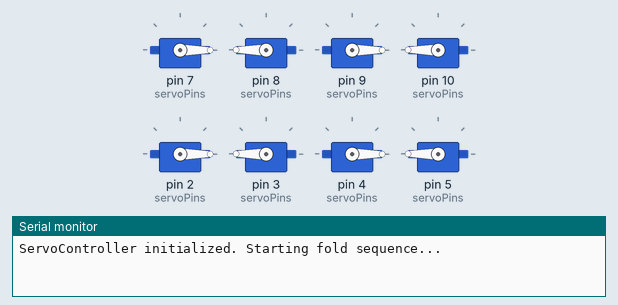
This sketch was run on a simulated Arduino Uno, built with avr-gcc and run on an emulated ATmega328P. Parts: 8 × servo, the last lines printed to the serial monitor.

Above: at 0.05 s.
At 2.1 s:
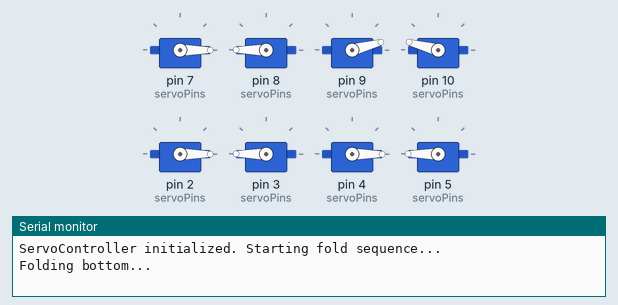
At 4.05 s:
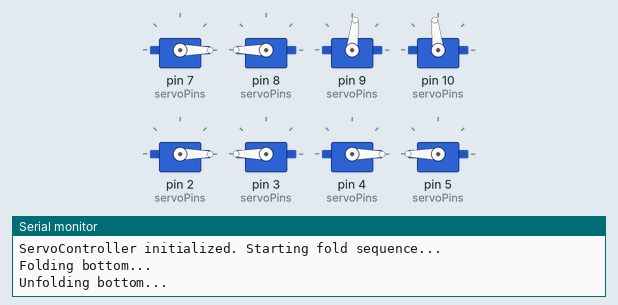
At 8.05 s:
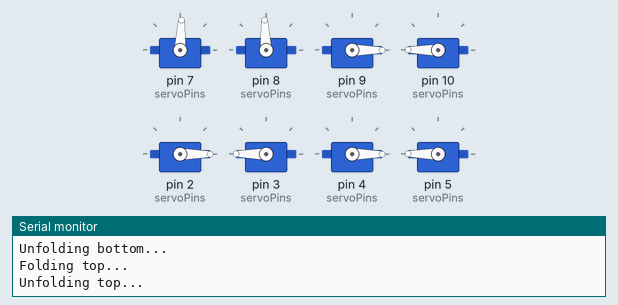
At 12.05 s:
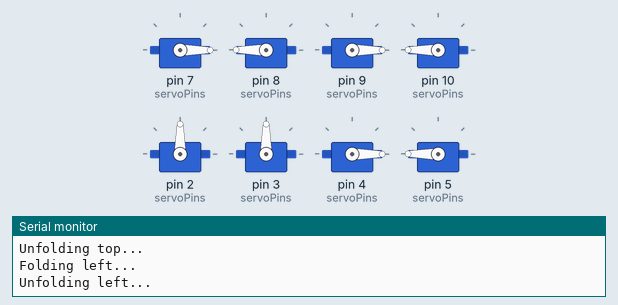
At 16.05 s:
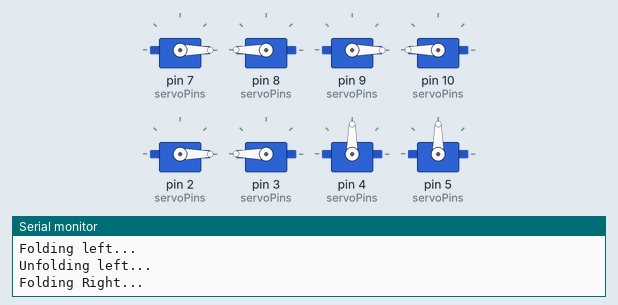
Timing chart, 0 to 18.5 s (numbered marks = the images above):
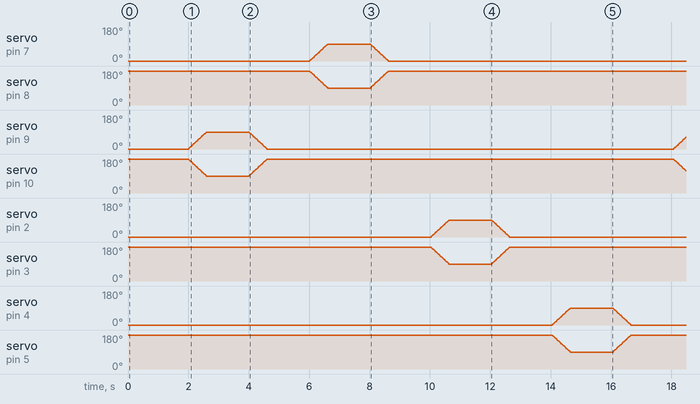

The sketch:

ServoControllerTest.ino
```cpp
#include "servo_controller.h"

// Sample .ino file demonstrating ServoController usage
// Copy-paste this into Arduino IDE (or Teensyduino for Teensy 4.1)
// Assumes servo_controller.h is in the same folder or include path

// Define 8 servo pins (adjust to your wiring)
int bigA = 7;
int bigB = 8;
int bigC = 9;
int bigD = 10;
int smallA = 2;
int smallB = 3;
int smallC = 4;
int smallD = 5;

// Big: top A/B, bot A/B; Small: left A/B, right A/B
const int servoPins[8] = {bigA, bigB, bigC, bigD, smallA, smallB, smallC, smallD};  // Example pins

ServoController controller;

void setup() {
  Serial.begin(115200);
  controller.init(servoPins);  // Attach servos and set to rest angles
  Serial.println("ServoController initialized. Starting fold sequence...");
}

void loop() {
  static unsigned long lastAction = 0;
  unsigned long now = millis();

  // Simple sequence: Fold bottom (2s), then top (2s), then unfold all (2s), repeat
  if (now - lastAction > 2000) {  // Every 2 seconds
    static int step = 0;
    if (step == 0) {
      controller.foldBottom();  // Fold big bottom A/B
      Serial.println("Folding bottom...");
    } else if (step == 1) {
      controller.unfoldBottom();   // Unfold bottom
      Serial.println("Unfolding bottom...");
    } else if (step == 2) {
      controller.foldTop();     // Fold big top C/D
      Serial.println("Folding top...");
    } else if (step == 3) {
      controller.unfoldTop();   // Unfold top
      Serial.println("Unfolding top...");
    } else if (step == 4) {
      controller.foldLeft();   // Fold small left A/B
      Serial.println("Folding left...");
    } else if (step == 5) {
      controller.unfoldLeft();   // Unfold all left
      Serial.println("Unfolding left...");
       } else if (step == 6) {
      controller.foldRight();   // Fold all small right (CD)
      Serial.println("Folding Right...");
    } else if (step == 7) {
      controller.unfoldRight();   // Unfold Right
      Serial.println("Unfolding Right...");
    }
    step = (step + 1) % 8;  // Cycle through steps
    lastAction = now;
  }

  // Update servo positions (non-blocking, every 15ms internally)
  controller.update();

  // Check if current move is complete (optional debug)
  if (controller.allMovesComplete()) {
    // Could add logic here, e.g., proceed to next step
  }

  // Small delay to prevent loop from hogging CPU
  delay(10);
}
```

servo_controller.h
```cpp
// servo_controller.h
// Teensy 4.1 — Servo Controller
// Responsible for: controlling all 8 fold/unfold servos individually
// Runs on: Teensy 4.1
//
// Hardware layout:
//   Big folder subsystem    — 4 servos: 2 top (A+B), 2 bottom (A+B)
//   Small folder subsystem  — 4 servos: 2 left (A+B), 2 right (A+B)
//
// Each folder pair (e.g. top A + top B) always moves together.
// Mirrored partners within a pair may need opposite sign — confirm with mechanical team.
// "Fold"   → servos sweep from REST to FOLD angle
// "Unfold" → servos sweep from FOLD back to REST angle
// All movement is non-blocking; angles advance each update() call.

#pragma once
#include <PWMServo.h>

// ── Servo angle constants (TODO: tune all after physical assembly) ───────────
// Big folder geometry
constexpr int BIG_REST_ANGLE   = 0;    // TODO: degrees, servos at rest (pre-fold)
constexpr int BIG_FOLD_ANGLE   = 90;   // TODO: degrees, servos at full fold

// Small folder geometry (may differ from big due to different arm length/mount)
constexpr int SMALL_REST_ANGLE = 0;    // TODO
constexpr int SMALL_FOLD_ANGLE = 90;   // TODO

// Servo sweep pacing
// SWEEP_SPEED is how many degrees to move per update tick
// UPDATE_INTERVAL is how many milliseconds to wait between ticks
constexpr int SERVO_SWEEP_SPEED = 3;   // Degrees per step
constexpr int SERVO_UPDATE_INTERVAL = 15; // ms between steps (controls smoothness)

// ── Servo indices ────────────────────────────────────────────────────────────
constexpr int SERVO_BIG_TOP_A    = 0;
constexpr int SERVO_BIG_TOP_B    = 1;
constexpr int SERVO_BIG_BOT_A    = 2;
constexpr int SERVO_BIG_BOT_B    = 3;
constexpr int SERVO_SMALL_LEFT_A = 4;
constexpr int SERVO_SMALL_LEFT_B = 5;
constexpr int SERVO_SMALL_RIGHT_A= 6;
constexpr int SERVO_SMALL_RIGHT_B= 7;

constexpr int NUM_SERVOS = 8;

class ServoController {
public:

    // Pass in your array of 8 pins from the main sketch
    // Order: [BIG_TOP_A, BIG_TOP_B, BIG_BOT_A, BIG_BOT_B, SMALL_LEFT_A, SMALL_LEFT_B, SMALL_RIGHT_A, SMALL_RIGHT_B]
    // Example: {2, 3, 4, 5, 6, 7, 8, 9} for pins 2-9
    void init(const int servoPins[NUM_SERVOS]) {
        for (int i = 0; i < NUM_SERVOS; i++) {
            int rest        = restAngleFor(i);
            currentAngle[i] = rest;
            targetAngle[i]  = rest;
            moveComplete[i] = true;

            servos[i].attach(servoPins[i]);
            servos[i].write(physicalAngleFor(i, rest));
        }
        lastUpdateTime = millis();
    }

    // ── Commands from state machine ───────────────────────────────────────────
    // Each folder is actuated individually — only the commanded servo sweeps.
    // Movement is non-blocking; actual angle advances each update() call.

    void foldBottom()  { startMove(SERVO_BIG_BOT_A,    BIG_FOLD_ANGLE);
                         startMove(SERVO_BIG_BOT_B,    BIG_FOLD_ANGLE);  }

    void foldTop()     { startMove(SERVO_BIG_TOP_A,    BIG_FOLD_ANGLE);
                         startMove(SERVO_BIG_TOP_B,    BIG_FOLD_ANGLE);  }

    void foldLeft()    { startMove(SERVO_SMALL_LEFT_A,  SMALL_FOLD_ANGLE);
                         startMove(SERVO_SMALL_LEFT_B,  SMALL_FOLD_ANGLE); }

    void foldRight()   { startMove(SERVO_SMALL_RIGHT_A, SMALL_FOLD_ANGLE);
                         startMove(SERVO_SMALL_RIGHT_B, SMALL_FOLD_ANGLE); }

    void unfoldTop()   { startMove(SERVO_BIG_TOP_A,    BIG_REST_ANGLE);
                         startMove(SERVO_BIG_TOP_B,    BIG_REST_ANGLE);  }

    void unfoldBottom() { startMove(SERVO_BIG_BOT_A,    BIG_REST_ANGLE);
                          startMove(SERVO_BIG_BOT_B,    BIG_REST_ANGLE);  }

    void unfoldLeft()  { startMove(SERVO_SMALL_LEFT_A,  SMALL_REST_ANGLE);
                         startMove(SERVO_SMALL_LEFT_B,  SMALL_REST_ANGLE); }

    void unfoldRight() { startMove(SERVO_SMALL_RIGHT_A, SMALL_REST_ANGLE);
                         startMove(SERVO_SMALL_RIGHT_B, SMALL_REST_ANGLE); }

    // Convenience functions to unfold all servos in a subsystem
    void unfoldBig()   { unfoldTop(); unfoldBottom(); }

    void unfoldSmall() { unfoldLeft(); unfoldRight(); }

    void stopAll()     { for (int i = 0; i < NUM_SERVOS; i++) {
                             targetAngle[i]  = currentAngle[i];
                             moveComplete[i] = true; } }

    // ── Called every loop() ──────────────────────────────────────────────────
    void update() {
        unsigned long now = millis();

        // Non-blocking timer: only move servos if the interval has passed
        if (now - lastUpdateTime >= SERVO_UPDATE_INTERVAL) {
            lastUpdateTime = now;

            // For each servo, advance currentAngle toward targetAngle by SERVO_SWEEP_SPEED.
            // Note: mirrored servos within a pair may need opposite sign — one sweeps
            // +degrees while its partner sweeps -degrees to produce a symmetric fold.
            // TODO: confirm sign convention with mechanical team and negate as needed.
            for (int i = 0; i < NUM_SERVOS; i++) {
                if (moveComplete[i]) continue;

                int delta = targetAngle[i] - currentAngle[i];
                if (abs(delta) <= SERVO_SWEEP_SPEED) {
                    currentAngle[i] = targetAngle[i];
                    moveComplete[i] = true;
                } else {
                    currentAngle[i] += (delta > 0) ? SERVO_SWEEP_SPEED : -SERVO_SWEEP_SPEED;
                }

                // Physically update the servo using mirrored motion for B-side servos
                servos[i].write(physicalAngleFor(i, currentAngle[i]));
            }
        }
    }

    bool allMovesComplete() {
        for (int i = 0; i < NUM_SERVOS; i++) {
            if (!moveComplete[i]) return false;
        }
        return true;
    }

private:
    PWMServo servos[NUM_SERVOS];
    int   currentAngle[NUM_SERVOS];
    int   targetAngle[NUM_SERVOS];
    bool  moveComplete[NUM_SERVOS];

    unsigned long lastUpdateTime; // Tracks timing for the sweep steps

    void startMove(int servoIndex, int angle) {
        targetAngle[servoIndex]  = angle;
        moveComplete[servoIndex] = false;
    }

    int restAngleFor(int i) {
        return (i < 4) ? BIG_REST_ANGLE : SMALL_REST_ANGLE;
    }

    // ── Mirror mapping for B-side servos ──────────────────────────────────────
    // B-side servos are mechanically mirrored relative to A-side servos.
    // To achieve symmetric folding, B servos move in the opposite physical direction.
    // Example: A servo at logical 0° → physical 0°, B servo at logical 0° → physical 180°.
    // Both reach the same folder angle (e.g., 90°) but from opposite ends.
    // This ensures paired servos (A+B) fold symmetrically at the same speed.

    bool isMirroredServo(int i) const {
        return i == SERVO_BIG_TOP_B || i == SERVO_BIG_BOT_B ||
               i == SERVO_SMALL_LEFT_B || i == SERVO_SMALL_RIGHT_B;
    }

    int physicalAngleFor(int i, int logicalAngle) const {
        return isMirroredServo(i) ? 180 - logicalAngle : logicalAngle;
    }
};
```
